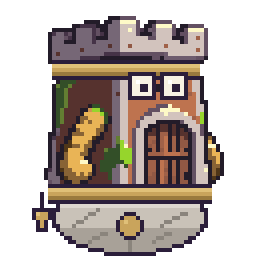
#> input picture arte/piloto-monstros/prova-criaturas/embolado-idle.png, 64 x 64 px (shown 4 times larger)
$ python folha.py
#> lines starting #> are read from the running program, lines starting #| are printed output that depends on the picture
"""folha-prova.png: finais x4 ao lado da sombra; embaixo os 5 genericos da primeira rodada x3. uso (de prova-criaturas/): python3 -I folha.py"""
from PIL import Image, ImageDraw, ImageFont

BG, TXT = (232, 230, 224), (43, 30, 58)
try:
    F = ImageFont.truetype('/usr/share/fonts/truetype/dejavu/DejaVuSans-Bold.ttf', 15)
except OSError:
    F = ImageFont.load_default()
W, H = 1180, 780
f = Image.new('RGB', (W, H), BG)
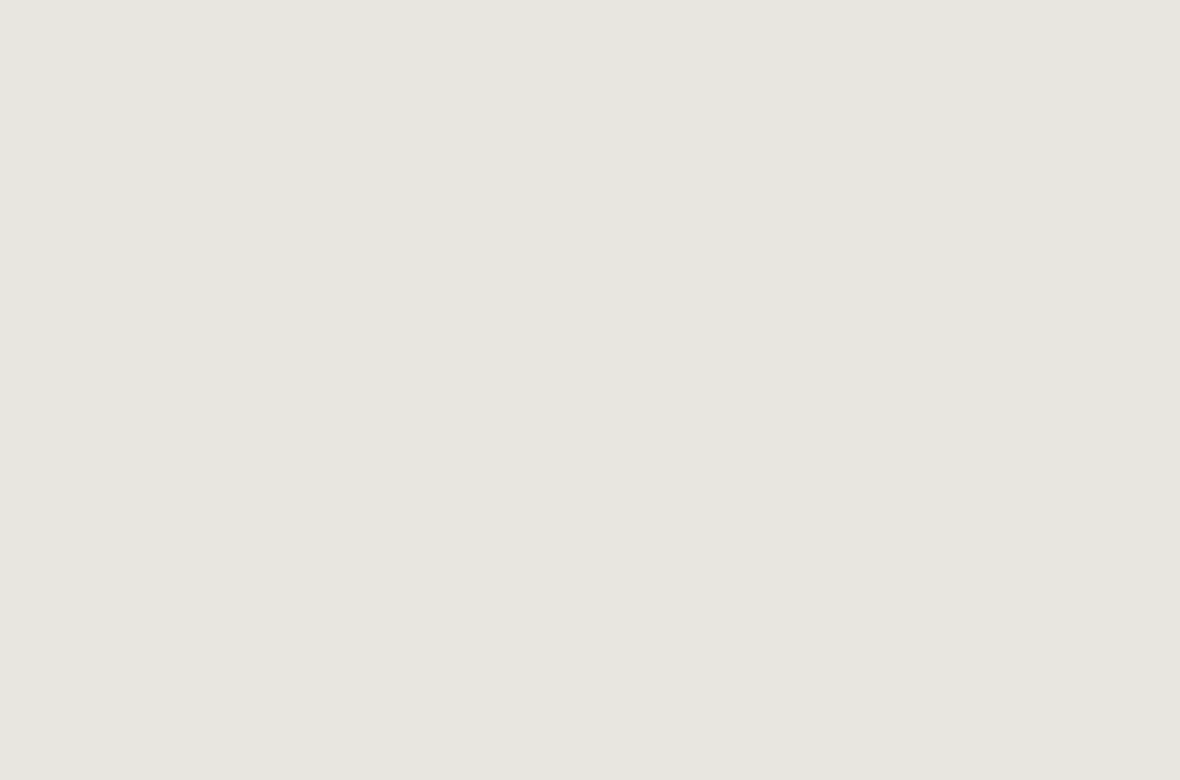
#> f: PIL image 1180x780 RGB; mean R, G, B 232, 230, 224
d = ImageDraw.Draw(f)


def poe(arq, x, y, esc, fundo=None):
#> called with arq = 'embolado-idle.png', x = 20, y = 44, esc = 4
    im = Image.open(arq).convert('RGBA').resize((64 * esc, 64 * esc), Image.NEAREST)
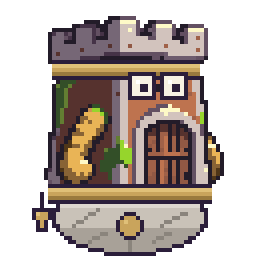
#> im: PIL image 256x256 RGBA; mean R, G, B, A 74.4, 63.6, 56.7, 142.6; transparent parts drawn white
    if fundo:
        d.rectangle((x - 3, y - 3, x + 64 * esc + 2, y + 64 * esc + 2), fill=fundo)
    f.paste(im, (x, y), im)
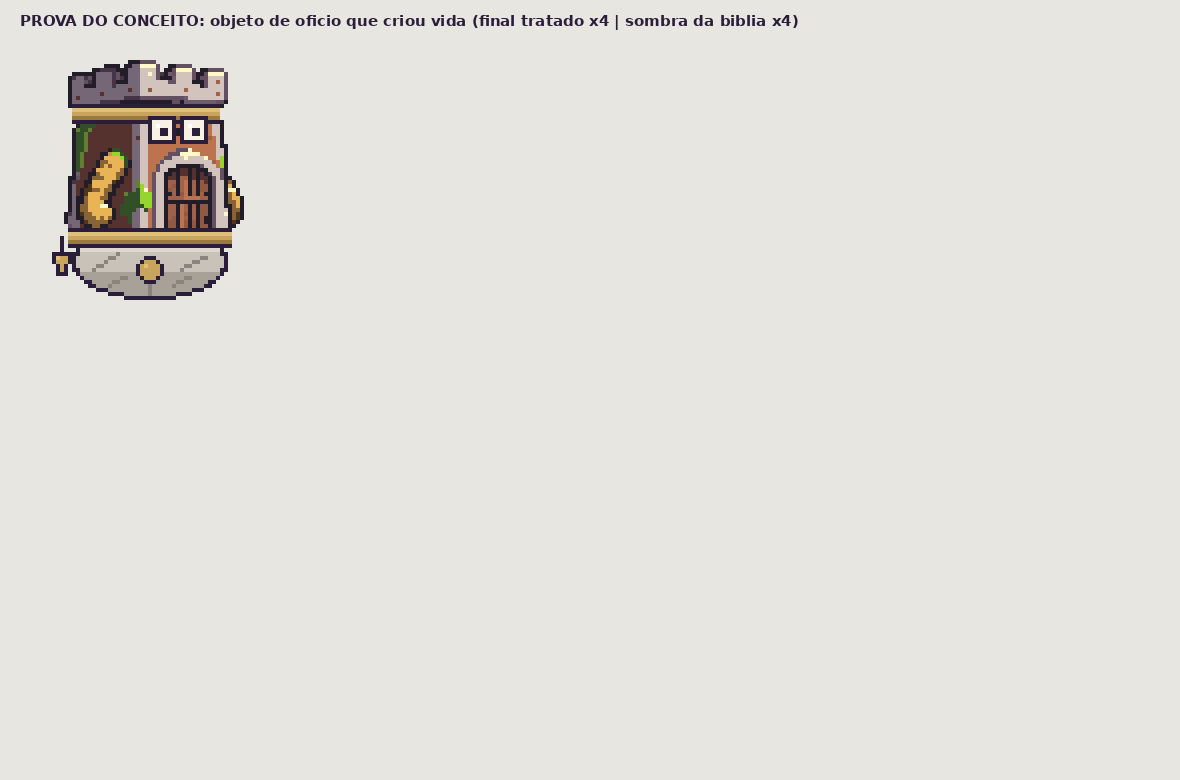
#> f: PIL image 1180x780 RGB; mean R, G, B 227.4, 224.7, 218.6


def sombra(arq, x, y, esc):
#> (the run stopped early here; a loop or call above may not have finished)
